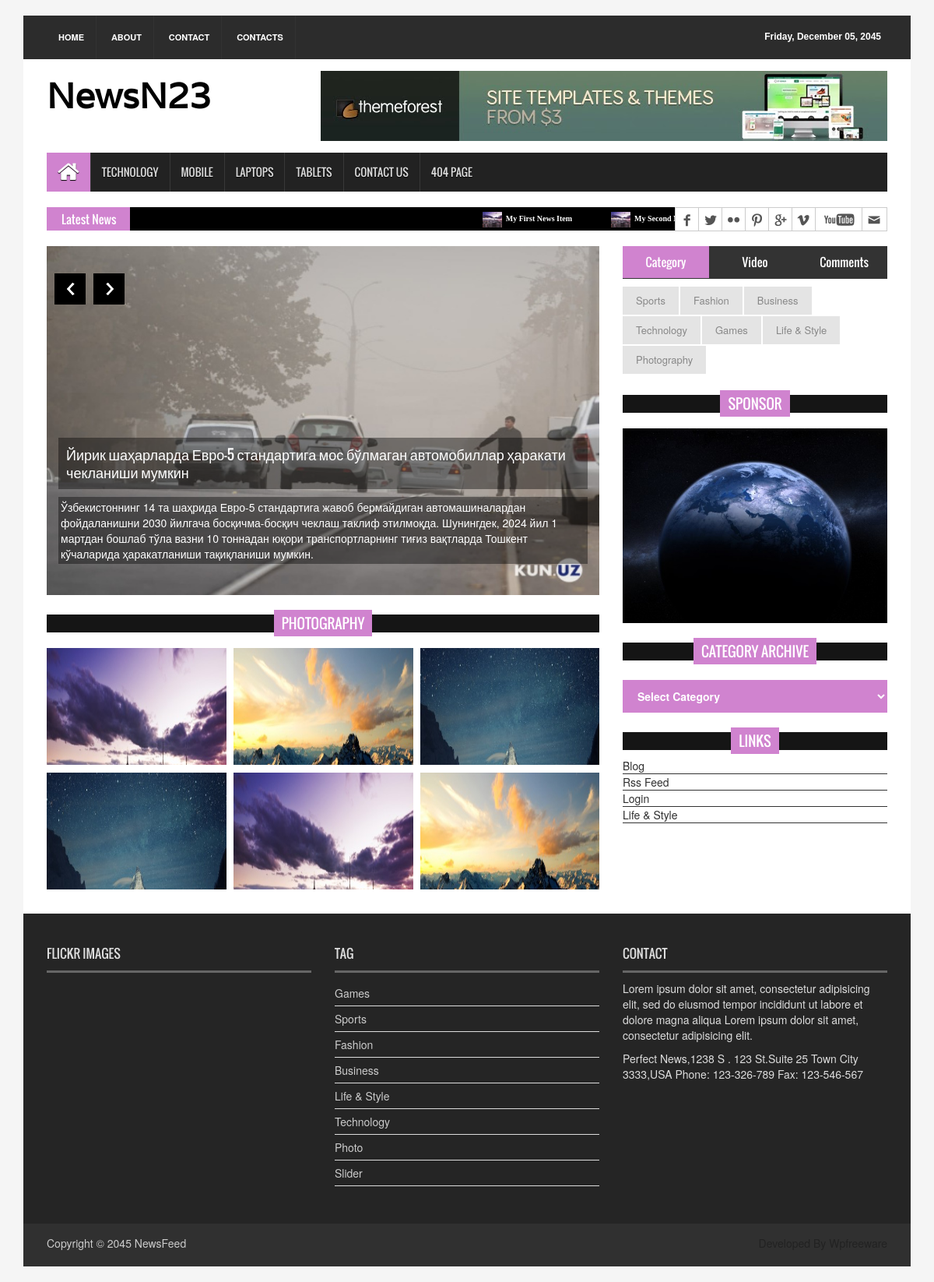
The page / on the database its author committed.
### news/models.py (models this page shows, shortened)
class AbstractBaseModel(models.Model):
    created_at = models.DateTimeField(auto_now_add=True)
    updated_at = models.DateTimeField(auto_now=True)
    class Meta:
        abstract = True

class New(AbstractBaseModel):
    title = models.CharField(max_length=100)
    body = models.TextField()
    img = models.ImageField(upload_to='news/')

### news/views.py (the view)
# urls.py: path('', home_page, name="home_page"),
def home_page(request):
    news = New.objects.all()
    return render(request, 'news/index.html', {"news": news})

### templates/news/index.html (shortened to what this page needs)
{% load static %}
<!DOCTYPE html>
<html>
<head>
<link rel="stylesheet" type="text/css" href="{% static 'news/assets/css/bootstrap.min.css'%}">
<link rel="stylesheet" type="text/css" href="{% static 'news/assets/css/font-awesome.min.css' %}">
<link rel="stylesheet" type="text/css" href="{% static 'news/assets/css/animate.css' %}">
<link rel="stylesheet" type="text/css" href="{% static 'news/assets/css/font.css' %}">
<link rel="stylesheet" type="text/css" href="{% static 'news/assets/css/li-scroller.css' %}">
<link rel="stylesheet" type="text/css" href="{% static 'news/assets/css/slick.css' %}">
<link rel="stylesheet" type="text/css" href="{% static 'news/assets/css/jquery.fancybox.css' %}">
<link rel="stylesheet" type="text/css" href="{% static 'news/assets/css/theme.css' %}">
<link rel="stylesheet" type="text/css" href="{% static 'news/assets/css/style.css' %}">
</head>
<body>
<div class="container">
  <header id="header">
    <div class="row">
      <div class="col-lg-12 col-md-12 col-sm-12">
        <div class="header_top">
          <div class="header_top_left">
            <ul class="top_nav">
              <li><a href="#">Home</a></li>
              <li><a href="#">About</a></li>
              <li><a href="{% url 'news:contact_page' %}">Contact</a></li>
                <li><a href="{% url 'news:contact_create' %}">contacts</a></li>
            </ul>
          </div>
          <div class="header_top_right">
            <p>Friday, December 05, 2045</p>
          </div>
        </div>
      </div>
      <div class="col-lg-12 col-md-12 col-sm-12">
        <div class="header_bottom">
          <div class="logo_area"><a href="#" class="logo">NewsN23</a></div>
          <div class="add_banner"><a href="#"><img src="{% static 'news/images/addbanner_728x90_V1.jpg' %}" alt=""></a></div>
        </div>
      </div>
    </div>
  </header>
  <section id="navArea">
    <nav class="navbar navbar-inverse" role="navigation">
      <div id="navbar" class="navbar-collapse collapse">
        <ul class="nav navbar-nav main_nav">
          <li class="active"><a href="index.html"><span class="fa fa-home desktop-home"></span><span class="mobile-show">Home</span></a></li>
          <li><a href="#">Technology</a></li>
          <li class="dropdown"> <a href="#" class="dropdown-toggle" data-toggle="dropdown" role="button" aria-expanded="false">Mobile</a>
          </li>
          <li><a href="#">Laptops</a></li>
          <li><a href="#">Tablets</a></li>
          <li><a href="{% url 'news:contact_page' %}">Contact Us</a></li>
          <li><a href="{% url 'news:404_page' %}">404 Page</a></li>
        </ul>
      </div>
    </nav>
  </section>
  <section id="newsSection">
    <div class="row">
      <div class="col-lg-12 col-md-12">
        <div class="latest_newsarea"> <span>Latest News</span>
          <ul id="ticker01" class="news_sticker">
            <li><a href="#"><img src="{% static 'news/images/news_thumbnail3.jpg' %}" alt="">My First News Item</a></li>
            <li><a href="#"><img src="{% static 'news/images/news_thumbnail3.jpg' %}" alt="">My Second News Item</a></li>
            <li><a href="#"><img src="{% static 'news/images/news_thumbnail3.jpg' %}" alt="">My Third News Item</a></li>
            <li><a href="#"><img src="{% static 'news/images/news_thumbnail3.jpg' %}" alt="">My Four News Item</a></li>
          </ul>
          <div class="social_area">
            <ul class="social_nav">
              <li class="facebook"><a href="#"></a></li>
              <li class="twitter"><a href="#"></a></li>
              <li class="flickr"><a href="#"></a></li>
              <li class="pinterest"><a href="#"></a></li>
              <li class="googleplus"><a href="#"></a></li>
              <li class="vimeo"><a href="#"></a></li>
              <li class="youtube"><a href="#"></a></li>
              <li class="mail"><a href="#"></a></li>
            </ul>
          </div>
        </div>
      </div>
    </div>
  </section>
  <section id="sliderSection">
    <div class="row">
      <div class="col-lg-8 col-md-8 col-sm-8">
        <div class="slick_slider">
            {% for new in news %}
          <div class="single_iteam"> <a href="{% url 'news:single_page' new.id %}"> <img src="{{ new.img.url }}" alt=""></a>
            <div class="slider_article">
              <h2><a class="slider_tittle" href="{% url 'news:single_page' new.id %}">{{ new.title }}</a></h2>
              <p>{{ new.body }}</p>
            </div>
          </div>
            {% endfor %}
        </div>
      <div class="single_post_content">
            <h2><span>Photography</span></h2>
            <ul class="photograph_nav  wow fadeInDown">
              <li>
                <div class="photo_grid">
                  <figure class="effect-layla"> <a class="fancybox-buttons" data-fancybox-group="button" href="{% static 'news/images/photograph_img2.jpg' %}" title="Photography Ttile 1"> <img src="{% static 'news/images/photograph_img2.jpg' %}" alt=""/></a> </figure>
                </div>
              </li>
              <li>
                <div class="photo_grid">
                  <figure class="effect-layla"> <a class="fancybox-buttons" data-fancybox-group="button" href="{% static 'news/images/photograph_img3.jpg' %}" title="Photography Ttile 2"> <img src="{% static 'news/images/photograph_img3.jpg' %}" alt=""/> </a> </figure>
                </div>
              </li>
              <li>
                <div class="photo_grid">
                  <figure class="effect-layla"> <a class="fancybox-buttons" data-fancybox-group="button" href="{% static 'news/images/photograph_img4.jpg' %}" title="Photography Ttile 3"> <img src="{% static 'news/images/photograph_img4.jpg' %}" alt=""/> </a> </figure>
                </div>
              </li>
              <li>
                <div class="photo_grid">
                  <figure class="effect-layla"> <a class="fancybox-buttons" data-fancybox-group="button" href="{% static 'news/images/photograph_img4.jpg' %}" title="Photography Ttile 4"> <img src="{% static 'news/images/photograph_img4.jpg' %}" alt=""/> </a> </figure>
                </div>
              </li>
              <li>
                <div class="photo_grid">
                  <figure class="effect-layla"> <a class="fancybox-buttons" data-fancybox-group="button" href="{% static 'news/images/photograph_img2.jpg' %}" title="Photography Ttile 5"> <img src="{% static 'news/images/photograph_img2.jpg' %}" alt=""/> </a> </figure>
                </div>
              </li>
              <li>
                <div class="photo_grid">
                  <figure class="effect-layla"> <a class="fancybox-buttons" data-fancybox-group="button" href="{% static 'news/images/photograph_img3.jpg' %}" title="Photography Ttile 6"> <img src="{% static 'news/images/photograph_img3.jpg' %}" alt=""/> </a> </figure>
                </div>
              </li>
            </ul>
          </div>
      </div>
      <div class="col-lg-4 col-md-4 col-sm-4">
          <aside class="right_content">
          <div class="single_sidebar">
            <ul class="nav nav-tabs" role="tablist">
              <li role="presentation" class="active"><a href="#category" aria-controls="home" role="tab" data-toggle="tab">Category</a></li>
              <li role="presentation"><a href="#video" aria-controls="profile" role="tab" data-toggle="tab">Video</a></li>
              <li role="presentation"><a href="#comments" aria-controls="messages" role="tab" data-toggle="tab">Comments</a></li>
            </ul>
            <div class="tab-content">
              <div role="tabpanel" class="tab-pane active" id="category">
                <ul>
                  <li class="cat-item"><a href="#">Sports</a></li>
                  <li class="cat-item"><a href="#">Fashion</a></li>
                  <li class="cat-item"><a href="#">Business</a></li>
                  <li class="cat-item"><a href="#">Technology</a></li>
                  <li class="cat-item"><a href="#">Games</a></li>
                  <li class="cat-item"><a href="#">Life &amp; Style</a></li>
                  <li class="cat-item"><a href="#">Photography</a></li>
                </ul>
              </div>
            </div>
          </div>
          <div class="single_sidebar wow fadeInDown">
            <h2><span>Sponsor</span></h2>
            <a class="sideAdd" href="#"><img src="{% static 'news/images/add_img.jpg' %}" alt=""></a> </div>
          <div class="single_sidebar wow fadeInDown">
            <h2><span>Category Archive</span></h2>
            <select class="catgArchive">
              <option>Select Category</option>
            </select>
          </div>
          <div class="single_sidebar wow fadeInDown">
            <h2><span>Links</span></h2>
            <ul>
              <li><a href="#">Blog</a></li>
              <li><a href="#">Rss Feed</a></li>
              <li><a href="#">Login</a></li>
              <li><a href="#">Life &amp; Style</a></li>
            </ul>
          </div>
        </aside>
      </div>
    </div>
  </section>
  <section id="contentSection">
    <div class="row">
      <div class="col-lg-8 col-md-8 col-sm-8">
      </div>
      <div class="col-lg-4 col-md-4 col-sm-4">
      </div>
    </div>
  </section>
  <footer id="footer">
    <div class="footer_top">
      <div class="row">
        <div class="col-lg-4 col-md-4 col-sm-4">
          <div class="footer_widget wow fadeInLeftBig">
            <h2>Flickr Images</h2>
          </div>
        </div>
        <div class="col-lg-4 col-md-4 col-sm-4">
          <div class="footer_widget wow fadeInDown">
            <h2>Tag</h2>
            <ul class="tag_nav">
              <li><a href="#">Games</a></li>
              <li><a href="#">Sports</a></li>
              <li><a href="#">Fashion</a></li>
              <li><a href="#">Business</a></li>
              <li><a href="#">Life &amp; Style</a></li>
              <li><a href="#">Technology</a></li>
              <li><a href="#">Photo</a></li>
              <li><a href="#">Slider</a></li>
            </ul>
          </div>
        </div>
        <div class="col-lg-4 col-md-4 col-sm-4">
          <div class="footer_widget wow fadeInRightBig">
            <h2>Contact</h2>
            <p>Lorem ipsum dolor sit amet, consectetur adipisicing elit, sed do eiusmod tempor incididunt ut labore et dolore magna aliqua Lorem ipsum dolor sit amet, consectetur adipisicing elit.</p>
            <address>
            Perfect News,1238 S . 123 St.Suite 25 Town City 3333,USA Phone: 123-326-789 Fax: 123-546-567
            </address>
          </div>
        </div>
      </div>
    </div>
    <div class="footer_bottom">
      <p class="copyright">Copyright &copy; 2045 <a href="index.html">NewsFeed</a></p>
      <p class="developer">Developed By Wpfreeware</p>
    </div>
  </footer>
</div>
</body>
</html>

### news/static/news/assets/css/li-scroller.css (style rules this page uses)
ul.newsticker { position:relative; left:750px; font:bold 10px Verdana; list-style-type:none; margin:0; padding:0 }
ul.newsticker li { float:left; margin:0; padding:0 }
ul.newsticker a { white-space:nowrap; padding:0; color:#fff; margin:0 50px 0 0 }
ul.newsticker a > img { height:20px; margin-right:5px; width:25px }

### news/static/news/assets/css/theme.css (style rules this page uses)
.navbar-inverse .navbar-nav > .active > a, .navbar-inverse .navbar-nav > .active > a:hover, .navbar-inverse .navbar-nav > .active > a:focus { background-color:#d083cf }
.latest_newsarea span { background:none repeat scroll 0 0 #d083cf }
.single_post_content > h2 span { background:none repeat scroll 0 0 #d083cf }
.single_sidebar > h2 span { background:none repeat scroll 0 0 #d083cf }
.nav-tabs > li.active > a, .nav-tabs > li.active > a:hover, .nav-tabs > li.active > a:focus { background-color:#d083cf }
.catgArchive { background-color:#d083cf }

### rows shown on the page
New: img (picture), title "Йирик шаҳарларда Евро-5 стандартига мос бўлмаган автомобиллар ҳаракати чекланиши мумкин", body "Ўзбекистоннинг 14 та шаҳрида Евро-5 стандартига жавоб бермайдиган автомашиналардан фойдаланишни 2030 йилгача босқичма-босқич чеклаш таклиф этилмоқда. Шунингдек, 2024 йил 1 мартдан бошлаб тўла вазни 10 тоннадан юқори транспортларнинг тиғиз вақтларда Тошкент кўчаларида ҳаракатланиши тақиқланиши мумкин."
